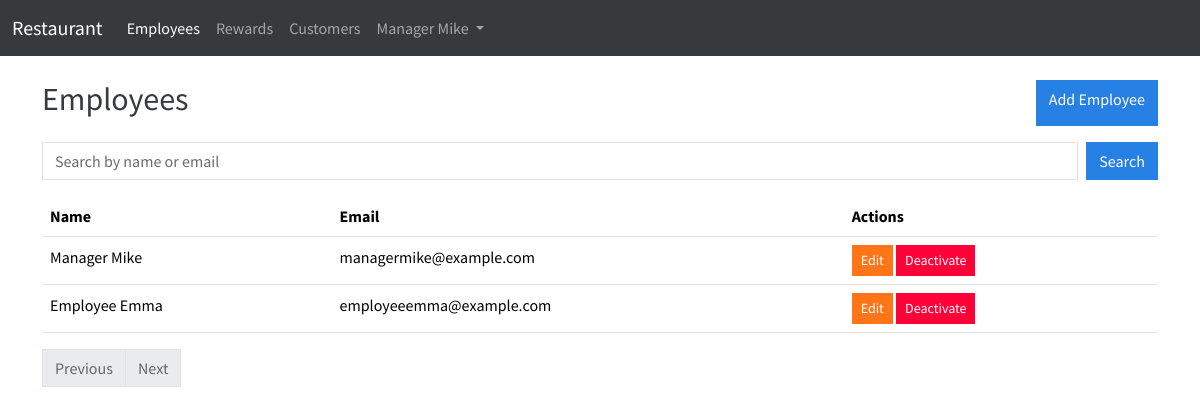
The page /employees.php (signed in) on the database its author committed.
### tables this page shows
CREATE TABLE employees (
    id INT AUTO_INCREMENT PRIMARY KEY,
    name VARCHAR(255) NOT NULL,
    email VARCHAR(255) NOT NULL,
    password TEXT,
    created_by INT,
    is_manager BOOLEAN DEFAULT FALSE,
    inactive boolean DEFAULT FALSE,
    UNIQUE (email)

);

### auth.php (called while the page is built, shortened)
<?php
require_once 'database.php';
function current_user() {
    if (isset($_SESSION['user'])) {
        $user = $_SESSION['user'];
        $pdo = get_connection();
                $entityTable = $user['entity_type'] === 'customer' ? 'customers' : 'employees';
        $sql = "SELECT * FROM {$entityTable} WHERE id = :id";
        $stmt = $pdo->prepare($sql);
        $stmt->execute(['id' => $user['entity_id']]);
        $entity = $stmt->fetch(PDO::FETCH_ASSOC);
        return ['user' => $user, 'entity' => $entity];
    }
    return null;
}
function authenticate($entityType='any') {
        $currentUserDetails = current_user();
    $currentUser = $currentUserDetails['user'];
    if ($entityType === 'any') {
                return;
    }
    if ($entityType === 'employee' && ($currentUser['entity_type'] === 'employee' )) {
                return;
    }
    exit;
}
?>

### database.php (called while the page is built, shortened)
<?php
function get_connection() {
    try {
        $dsn = 'mysql:host=' . DB_HOST . ';dbname=' . DB_NAME . ';port=' . DB_PORT;
        $pdo = new PDO($dsn, DB_USER, DB_PASS);
        $pdo->setAttribute(PDO::ATTR_ERRMODE, PDO::ERRMODE_EXCEPTION);
        return $pdo;
    } catch (PDOException $e) {
        die('Database Connection Failed: ' . $e->getMessage());
    }
}
function get_employees($page = 1, $query = '') {
    $pdo = get_connection();
        $itemsPerPage = 10;
    $offset = ($page - 1) * $itemsPerPage;
        $countSql = "SELECT COUNT(*) FROM employees WHERE inactive<>true and (name LIKE :query OR email LIKE :query)";
    $countStmt = $pdo->prepare($countSql);
    $searchQuery = '%' . $query . '%';
    $countStmt->bindParam(':query', $searchQuery, PDO::PARAM_STR);
    $countStmt->execute();
    $totalEmployees = $countStmt->fetchColumn();
    $totalPages = ceil($totalEmployees / $itemsPerPage);
        $sql = "SELECT * FROM employees WHERE inactive<>true and (name LIKE :query OR email LIKE :query) LIMIT :offset, :itemsPerPage";
    $stmt = $pdo->prepare($sql);
        $stmt->bindParam(':query', $searchQuery, PDO::PARAM_STR);
    $stmt->bindParam(':offset', $offset, PDO::PARAM_INT);
    $stmt->bindParam(':itemsPerPage', $itemsPerPage, PDO::PARAM_INT);
    $stmt->execute();
    return [$stmt->fetchAll(PDO::FETCH_ASSOC), $totalPages];
}
?>

### employees.php (the view)
<?php
require_once 'database.php';
require_once 'auth.php'; authenticate('employee');
$searchQuery = isset($_GET['search']) ? $_GET['search'] : '';
$page = isset($_GET['page']) ? intval($_GET['page']) : 1;
[$employees, $total_pages] = get_employees($page, $searchQuery);
include 'header.php';
?>
<div class="container mt-4">
    <div class="d-flex  justify-content-between"><h2>Employees</h2><a href="employeeform.php" class="btn btn-primary">Add Employee</a></div>
    <form action="employees.php" method="get" class="d-flex mb-3 mt-3">
        <input type="text" name="search" class="form-control me-2" placeholder="Search by name or email" value="<?php echo htmlspecialchars($searchQuery); ?>">
        <button type="submit" class="btn btn-primary">Search</button>
    </form>
    <table class="table">
        <thead>
            <tr>
                <th>Name</th>
                <th>Email</th>
                <th>Actions</th>
            </tr>
        </thead>
        <tbody>
            <?php foreach ($employees as $employee): ?>
                <tr>
                    <td><?php echo htmlspecialchars($employee['name']); ?></td>
                    <td><?php echo htmlspecialchars($employee['email']); ?></td>
                    <td>
                        <a href="employeeform.php?id=<?php echo $employee['id']; ?>" class="btn btn-sm btn-warning">Edit</a>
                        <a href="deactivate.php?type=employee&id=<?php echo $employee['id']; ?>" class="btn btn-sm btn-danger">Deactivate</a>
                    </td>
                </tr>
            <?php endforeach; ?>
        </tbody>
    </table>
    <nav>
        <ul class="pagination">
            <li class="page-item <?php if ($page <= 1) echo 'disabled'; ?>">
                <a class="page-link" href="?page=<?php echo $page - 1; ?>&search=<?php echo urlencode($searchQuery); ?>">Previous</a>
            </li>
            <li class="page-item <?php if ($page >= $total_pages ) echo 'disabled'; ?>">
                <a class="page-link" href="?page=<?php echo $page + 1; ?>&search=<?php echo urlencode($searchQuery); ?>">Next</a>
            </li>
        </ul>
    </nav>
</div>
<?php
include 'footer.php';
?>

### header.php (shortened to what this page needs)
<?php
require_once("auth.php");
function get_active_link($link) {
    $currentFile = basename($_SERVER['SCRIPT_NAME']);
    if (strpos($currentFile, $link) !== false) {
        return 'active';
    } else {
        return '';
    }
}
$user = current_user();
?>
<!DOCTYPE html>
<html lang="en">
<head>
    <link href="cosmo.css" rel="stylesheet">
    <link href="https://cdnjs.cloudflare.com/ajax/libs/font-awesome/6.5.1/css/all.min.css" rel="stylesheet">
</head>
<body>
    <nav class="navbar navbar-expand-lg navbar-dark bg-dark">
        <div class="container-fluid">
            <a class="navbar-brand" href="index.php">Restaurant</a>
            <div class="collapse navbar-collapse" id="navbarNav">
                <ul class="navbar-nav">
                   <?php if($user['user']['entity_type'] == 'employee') : ?>
                    <?php if($user['entity']['is_manager']): ?>
                    <li class="nav-item ">
                        <a class="nav-link <?php echo get_active_link('employee')?>" href="employees.php">Employees</a>
                    </li>
                    <?php endif?>
                    <li class="nav-item">
                        <a class="nav-link  <?php echo get_active_link('reward')?>" href="rewards.php">Rewards</a>
                    </li>
                    <li class="nav-item">
                        <a class="nav-link  <?php echo get_active_link('customer')?>" href="customers.php">Customers</a>
                    </li>
                    <?php endif;?>
                    <li class="nav-item dropdown">
                        <a class="nav-link dropdown-toggle" href="#" id="navbarDropdownMenuLink" role="button" data-bs-toggle="dropdown" aria-expanded="false">
                            <?php echo $user['entity']['name']?>
                        </a>
                    </li>
          </ul>
            </div>
        </div>
    </nav>

### rows shown on the page
employees: name "Manager Mike", email "managermike@example.com"
employees: name "Employee Emma", email "employeeemma@example.com"
